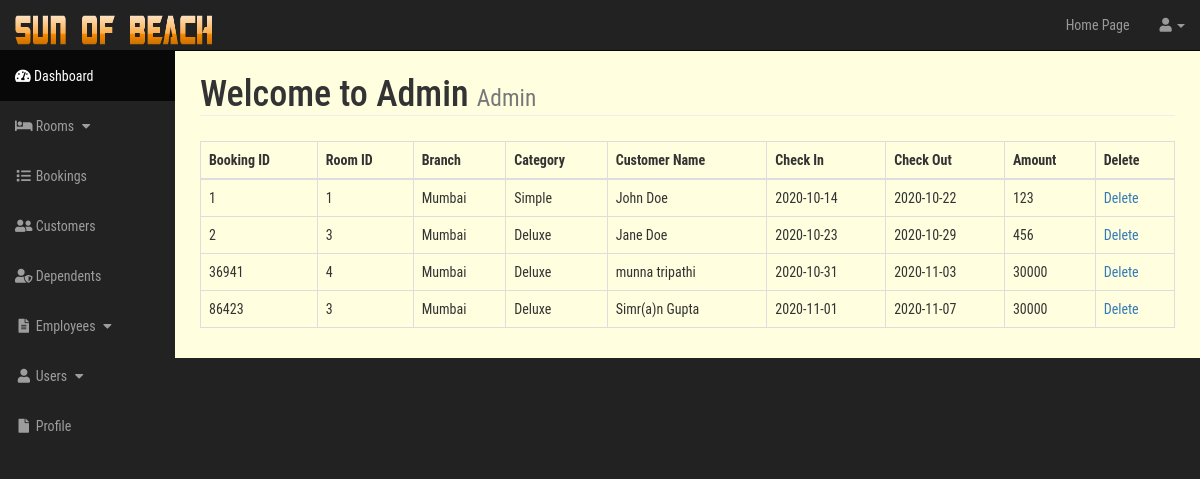
Page /admin/booking.php on the earlier database version.
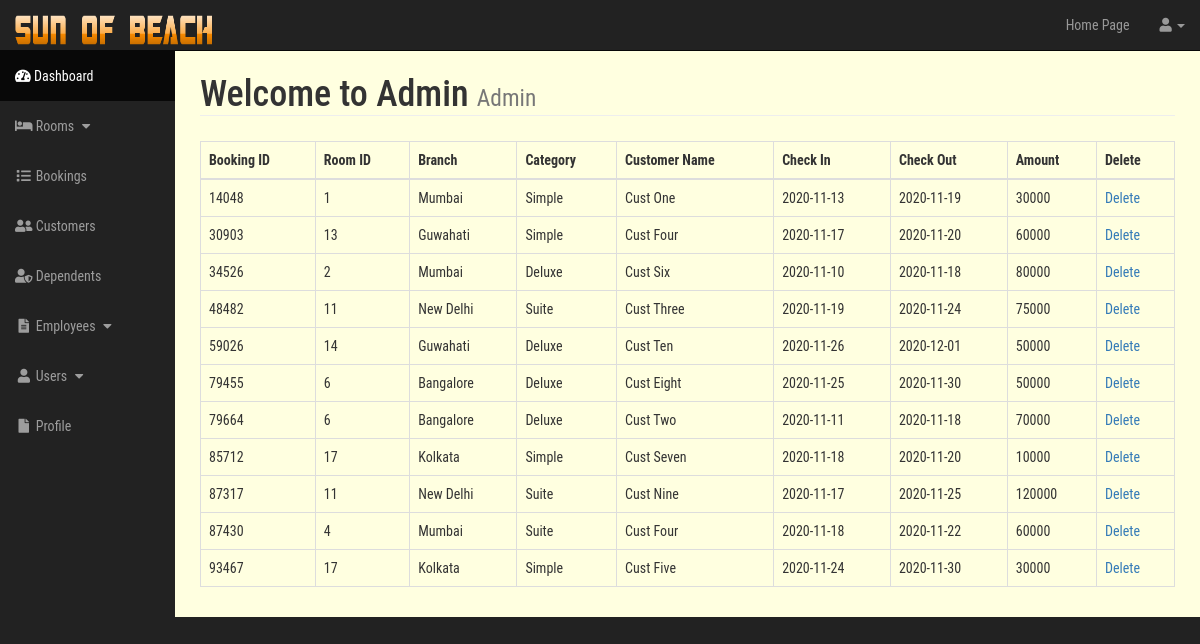
Same page on the later database version.
### tables this page shows
CREATE TABLE `booking` (
  `Booking_id` int(11) NOT NULL,
  `cust_id` int(11) DEFAULT NULL,
  `room_id` int(11) DEFAULT NULL,
  `branch_id` int(11) DEFAULT NULL
);

CREATE TABLE `hotel` (
  `branch_id` int(11) NOT NULL,
  `branch_name` varchar(20) DEFAULT NULL,
  `location` varchar(20) DEFAULT NULL,
  `branch_phone` varchar(11) NOT NULL
);

CREATE TABLE `customer` (
  `cust_id` int(11) NOT NULL,
  `f_name` varchar(20) NOT NULL,
  `l_name` varchar(20) NOT NULL,
  `cust_email` varchar(32) NOT NULL,
  `cust_phone` varchar(10) NOT NULL,
  `passport_no` int(11) NOT NULL,
  `dob` date NOT NULL,
  `country` varchar(20) NOT NULL
);

CREATE TABLE `forr` (
  `Booking_id` int(11) DEFAULT NULL,
  `room_id` int(11) DEFAULT NULL,
  `check_in_date` date DEFAULT NULL,
  `check_out_date` date DEFAULT NULL
);

CREATE TABLE `bill` (
  `Bill_id` int(11) NOT NULL,
  `Amount` int(11) DEFAULT NULL,
  `Payment_type` varchar(20) DEFAULT NULL,
  `cust_id` int(11) DEFAULT NULL
);

### admin/booking.php (the view, shortened to what the changed rows need)
<?php include "include/admin_header.php" ?>
    <div id="wrapper">
        <?php include "include/admin_navigation.php" ?>
        <div id="page-wrapper">
            <div class="container-fluid">
                <div class="row">
                    <div class="col-lg-12">
                        <h1 class="page-header">
                            Welcome to Admin
                            <small>Admin</small>
                        </h1>
                        <table class="table table-bordered table-hover">
    <thead>
        <tr>
            <th>Booking ID</th>
            <th>Room ID</th>
            <th>Branch</th>
            <th>Category</th>
            <th>Customer Name</th>
            <th>Check In</th>
            <th>Check Out</th>
            <th>Amount</th>
            <th>Delete</th>
        </tr>
    </thead>
    <tbody>
        <?php
        $query = "SELECT * FROM booking";
        $select_bookings=mysqli_query($con, $query);
        while($row=mysqli_fetch_assoc($select_bookings)){
            $booking_id=$row['Booking_id'];
            $room_id=$row['room_id'];
            $cust_id=$row['cust_id'];
            $branch_id=$row['branch_id'];
            $query= "SELECT * FROM hotel WHERE branch_id={$branch_id}";
            $branch=mysqli_query($con, $query);
            while($row=mysqli_fetch_assoc($branch)){
                $branch_name=$row['branch_name'];
            }
            echo "<tr><td>{$booking_id}</td>";
            echo "<td>{$room_id}</td>";
            echo "<td>{$branch_name}</td>";
            $query = "SELECT * FROM simple WHERE room_id={$room_id}";
                $select_category=mysqli_query($con, $query);
                 while($row=mysqli_fetch_assoc($select_category)){
                    $category='Simple';
                }
            $query = "SELECT * FROM deluxe WHERE room_id={$room_id}";
                $select_category=mysqli_query($con, $query);
                 while($row=mysqli_fetch_assoc($select_category)){
                    $category='Deluxe';
                }
            $query = "SELECT * FROM suite WHERE room_id={$room_id}";
                $select_category=mysqli_query($con, $query);
                 while($row=mysqli_fetch_assoc($select_category)){
                    $category='Suite';
                }
            echo "<td>{$category}</td>";
            $query = "SELECT * FROM customer WHERE cust_id={$cust_id}";
            $customer=mysqli_query($con, $query);
            while($row=mysqli_fetch_assoc($customer)){
                $f_name=$row['f_name'];
                $l_name=$row['l_name'];
            }
            echo "<td>{$f_name} {$l_name}</td>";
            $query = "SELECT * FROM forr WHERE booking_id={$booking_id}";
            $dates=mysqli_query($con, $query);
            while($row=mysqli_fetch_assoc($dates)){
                $check_in_date=$row['check_in_date'];
                $check_out_date=$row['check_out_date'];
            }
            echo "<td>{$check_in_date}</td>";
            echo "<td>{$check_out_date}</td>";
            $query = "SELECT * FROM bill WHERE cust_id={$cust_id}";
            $bill=mysqli_query($con, $query);
            while($row=mysqli_fetch_assoc($bill)){
                $amount=$row['Amount'];
            }
            echo "<td>{$amount}</td>";
            echo "<td><a href='booking.php?delete={$booking_id}'>Delete</a></td>";
            echo "</tr>";
        }
        ?>
    </tbody>
</table>
                    </div>
                 </div>
            </div>
        </div>
    </div>
</body>
</html>

### admin/include/admin_navigation.php (shortened to what the changed rows need)
<nav class="navbar navbar-inverse navbar-fixed-top" role="navigation">
            <div class="navbar-header">
                <a class="navbar-brand" href="index.php"><img src="../images/title.png" style="height: 30px; width: 200px;"></a>
            </div>
        </nav>

Differences in the rows shown:
removed booking: Booking_id "1", room "1", branch.branch_name "Mumbai", category "Simple", cust.f_name "John", cust.l_name "Doe", forr.check_in_date "2020-10-14", forr.check_out_date "2020-10-22", bill.Amount "123"
removed booking: Booking_id "2", room "3", branch.branch_name "Mumbai", category "Deluxe", cust.f_name "Jane", cust.l_name "Doe", forr.check_in_date "2020-10-23", forr.check_out_date "2020-10-29", bill.Amount "456"
removed booking: Booking_id "36941", room "4", branch.branch_name "Mumbai", category "Deluxe", cust.f_name "munna", cust.l_name "tripathi", forr.check_in_date "2020-10-31", forr.check_out_date "2020-11-03", bill.Amount "30000"
removed booking: Booking_id "86423", room "3", branch.branch_name "Mumbai", category "Deluxe", cust.f_name "Simr(a)n", cust.l_name "Gupta", forr.check_in_date "2020-11-01", forr.check_out_date "2020-11-07"
removed bill: Amount "30000"
added booking: Booking_id "14048", room "1", branch.branch_name "Mumbai", category "Simple", cust.f_name "Cust", cust.l_name "One", forr.check_in_date "2020-11-13", forr.check_out_date "2020-11-19", bill.Amount "30000"
added booking: Booking_id "30903", room "13", branch.branch_name "Guwahati", category "Simple", cust.f_name "Cust", cust.l_name "Four", forr.check_in_date "2020-11-17", forr.check_out_date "2020-11-20", bill.Amount "60000"
added booking: Booking_id "34526", room "2", branch.branch_name "Mumbai", category "Deluxe", cust.f_name "Cust", cust.l_name "Six", forr.check_in_date "2020-11-10", forr.check_out_date "2020-11-18", bill.Amount "80000"
added booking: Booking_id "48482", room "11", branch.branch_name "New Delhi", category "Suite", cust.f_name "Cust", cust.l_name "Three", forr.check_in_date "2020-11-19", forr.check_out_date "2020-11-24", bill.Amount "75000"
added booking: Booking_id "59026", room "14", branch.branch_name "Guwahati", category "Deluxe", cust.f_name "Cust", cust.l_name "Ten", forr.check_in_date "2020-11-26", forr.check_out_date "2020-12-01", bill.Amount "50000"
added booking: Booking_id "79455", room "6", branch.branch_name "Bangalore", category "Deluxe", cust.f_name "Cust", cust.l_name "Eight", forr.check_in_date "2020-11-25", forr.check_out_date "2020-11-30", bill.Amount "50000"
added booking: Booking_id "79664", room "6", branch.branch_name "Bangalore", category "Deluxe", cust.f_name "Cust", cust.l_name "Two", forr.check_in_date "2020-11-11", forr.check_out_date "2020-11-18", bill.Amount "70000"
added booking: Booking_id "85712", room "17", branch.branch_name "Kolkata", category "Simple", cust.f_name "Cust", cust.l_name "Seven", forr.check_in_date "2020-11-18", forr.check_out_date "2020-11-20", bill.Amount "10000"
added booking: Booking_id "87317", room "11", branch.branch_name "New Delhi", category "Suite", cust.f_name "Cust", cust.l_name "Nine", forr.check_in_date "2020-11-17", forr.check_out_date "2020-11-25", bill.Amount "120000"
added booking: Booking_id "87430", room "4", branch.branch_name "Mumbai", category "Suite", cust.f_name "Cust", cust.l_name "Four", forr.check_in_date "2020-11-18", forr.check_out_date "2020-11-22", bill.Amount "60000"
added booking: Booking_id "93467", room "17", branch.branch_name "Kolkata", category "Simple", cust.f_name "Cust", cust.l_name "Five", forr.check_in_date "2020-11-24", forr.check_out_date "2020-11-30", bill.Amount "30000"
